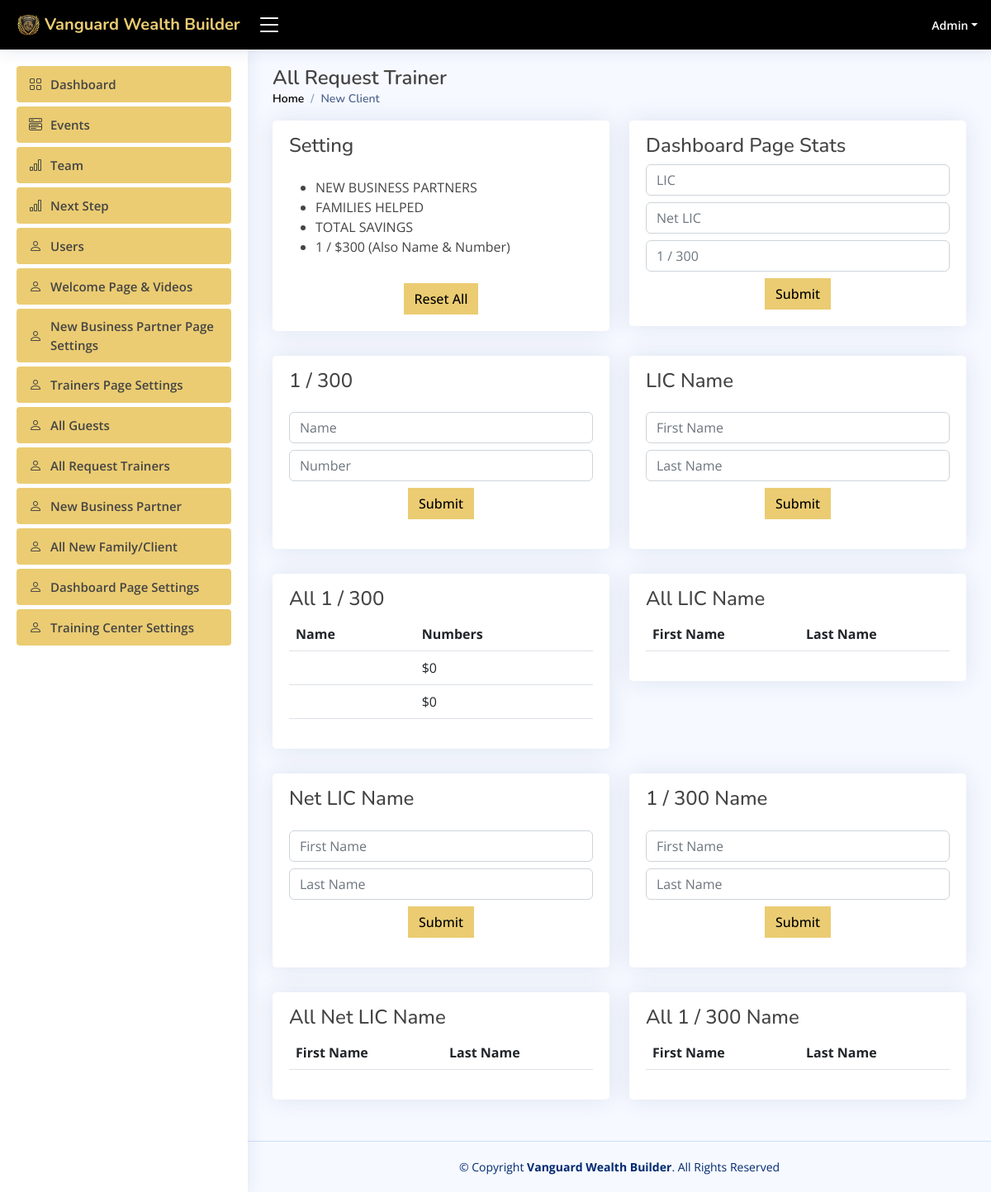
Page /admin/dashboard_page-settings.php (signed in) on the earlier database version.
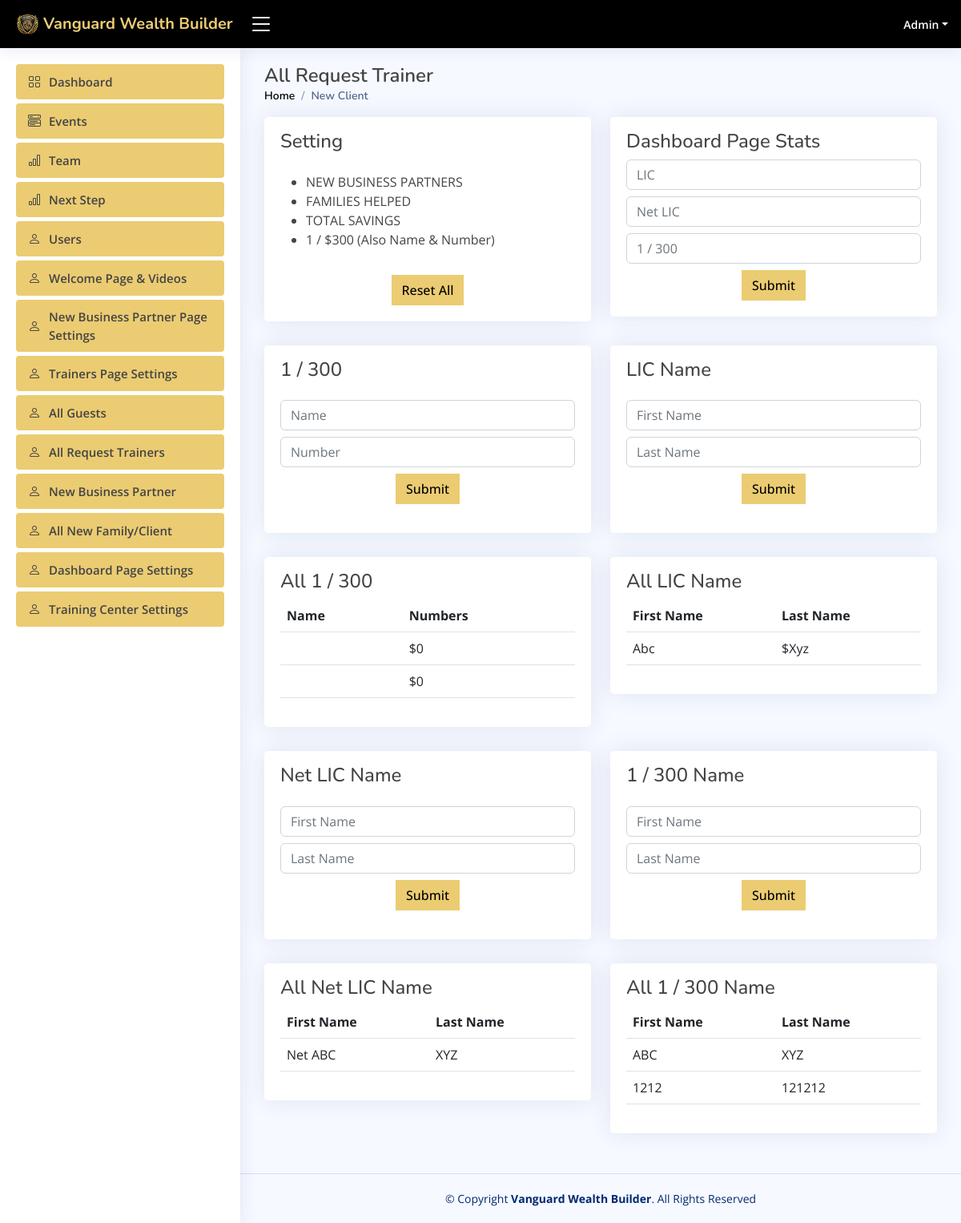
Same page on the later database version.
### tables this page shows
CREATE TABLE `one_three` (
  `id` int(150) NOT NULL,
  `name` varchar(250) DEFAULT NULL,
  `number` int(150) DEFAULT NULL,
  `status` int(11) NOT NULL DEFAULT '0'
);

CREATE TABLE `lic_name` (
  `id` int(150) NOT NULL,
  `f_name` varchar(250) DEFAULT NULL,
  `l_name` varchar(250) DEFAULT NULL
);

CREATE TABLE `net_lic_name` (
  `id` int(150) NOT NULL,
  `f_name` varchar(250) DEFAULT NULL,
  `l_name` varchar(250) DEFAULT NULL
);

CREATE TABLE `one_three_name` (
  `id` int(150) NOT NULL,
  `f_name` varchar(250) DEFAULT NULL,
  `l_name` varchar(250) DEFAULT NULL
);

### serverside/functions.php (called while the page is built, shortened)
<?php
require_once 'crud.php';
class Functions
{
    private $db;
    function __construct()
    {
        $this->db = new Database();
        $this->db->connect();
    }
    function getAllOneThrees()
    {
        $sql = "select * from `one_three`";
        if ($this->db->sql($sql)) {
            return $this->db->getResult();
        }
    }
    function GetALLLicNames()
    {
        $sql = "SELECT * FROM `lic_name`";
        if ($this->db->sql($sql)) {
            return $this->db->getResult();
        }
    }
    function GetALLNetLicNames()
    {
        $sql = "SELECT * FROM `net_lic_name`";
        if ($this->db->sql($sql)) {
            return $this->db->getResult();
        }
    }
    function GetALLOneThreeNames()
    {
        $sql = "SELECT * FROM `one_three_name`";
        if ($this->db->sql($sql)) {
            return $this->db->getResult();
        }
    }
}

### serverside/crud.php (called while the page is built, shortened)
<?php
class Database {
       private $db_host = "localhost";
       private $db_user = "root";
       private $db_pass = "";
       private $db_name = "wanguard";
    private $con = false;
    private $myconn = "";
    private $result = array();
    public function connect() {
        if (!$this->con) {
            $this->myconn = new mysqli($this->db_host, $this->db_user, $this->db_pass, $this->db_name);
            if ($this->myconn->connect_errno > 0) {
                array_push($this->result, $this->myconn->connect_error);
                return false;
            } else {
                $this->con = true;
                return true;
            }
        } else {
            return true;
        }
    }
    public function sql($sql) {
        $this->result = array();
        $query = $this->myconn->query($sql);
        if ($query) {
            $this->numResults = 0;
            if (isset($query->num_rows) && ( $query->num_rows > 0)) {
                $this->numResults = $query->num_rows;
            }
            for ($i = 0; $i < $this->numResults; $i++) {
                $r = $query->fetch_array();
                $key = array_keys($r);
                for ($x = 0; $x < count($key); $x++) {
                    if (!is_int($key[$x])) {
                        if ($query->num_rows >= 1) {
                            $this->result[$i][$key[$x]] = $r[$key[$x]];
                        } else {
                            $this->result = null;
                        }
                    }
                }
            }
            return true;
        } else {
            array_push($this->result, $this->myconn->error);
            return false;
        }
    }
    public function getResult() {
        $val = $this->result;
        $this->result = array();
        return $val;
    }
}

### admin/dashboard_page-settings.php (the view, shortened to what the changed rows need)
<?php
include_once "includes/dashboard-header.php";
$func = new Functions();
$one_threes=$func->getAllOneThrees();
$Get_ALL_Lic_Names = $func->GetALLLicNames();
$Get_ALL_Net_Lic_Names = $func->GetALLNetLicNames();
$Get_ALL_one_three_Names = $func->GetALLOneThreeNames();
?>
    <main id="main" class="main">
        <div class="pagetitle">
            <h1>All Request Trainer</h1>
        </div>
        <section class="section">
            <div class="row">
                <div class="col-lg-6">
                    <div class="card">
                        <div class="card-body">
                            <table class="table">
                                <thead>
                                <tr>
                                    <th scope="col">Name</th>
                                    <th scope="col">Numbers</th>
                                </tr>
                                </thead>
                                <tbody>
                                <?php
                                foreach ($one_threes as $one_three){
                                    ?>
                                    <tr>
                                        <td><?= $one_three['name'] ?></td>
                                        <td>$<?= $one_three['number'] ?></td>
                                    </tr>
                                    <?php
                                }
                                ?>
                                </tbody>
                            </table>
                        </div>
                    </div>
                </div>
                <div class="col-lg-6">
                    <div class="card">
                        <div class="card-body">
                            <table class="table">
                                <thead>
                                <tr>
                                    <th scope="col">First Name</th>
                                    <th scope="col">Last Name</th>
                                </tr>
                                </thead>
                                <tbody>
                                <?php
                                foreach ($Get_ALL_Lic_Names as $Get_ALL_Lic_Name){
                                    ?>
                                    <tr>
                                        <td><?= $Get_ALL_Lic_Name['f_name'] ?></td>
                                        <td>$<?= $Get_ALL_Lic_Name['l_name'] ?></td>
                                    </tr>
                                    <?php
                                }
                                ?>
                                </tbody>
                            </table>
                        </div>
                    </div>
                </div>
            </div>
        </section>
        <section class="section">
            <div class="row">
                <div class="col-lg-6">
                    <div class="card">
                        <div class="card-body">
                            <table class="table">
                                <thead>
                                <tr>
                                    <th scope="col">First Name</th>
                                    <th scope="col">Last Name</th>
                                </tr>
                                </thead>
                                <tbody>
                                <?php
                                foreach ($Get_ALL_Net_Lic_Names as $Get_ALL_Net_Lic_Name){
                                    ?>
                                    <tr>
                                        <td><?= $Get_ALL_Net_Lic_Name['f_name'] ?></td>
                                        <td><?= $Get_ALL_Net_Lic_Name['l_name'] ?></td>
                                    </tr>
                                    <?php
                                }
                                ?>
                                </tbody>
                            </table>
                        </div>
                    </div>
                </div>
                <div class="col-lg-6">
                    <div class="card">
                        <div class="card-body">
                            <table class="table">
                                <thead>
                                <tr>
                                    <th scope="col">First Name</th>
                                    <th scope="col">Last Name</th>
                                </tr>
                                </thead>
                                <tbody>
                                <?php
                                foreach ($Get_ALL_one_three_Names as $Get_ALL_one_three_Name){
                                    ?>
                                    <tr>
                                        <td><?= $Get_ALL_one_three_Name['f_name'] ?></td>
                                        <td><?= $Get_ALL_one_three_Name['l_name'] ?></td>
                                    </tr>
                                    <?php
                                }
                                ?>
                                </tbody>
                            </table>
                        </div>
                    </div>
                </div>
            </div>
        </section>
    </main>
<?php include_once "includes/dashboard-footer.php" ?>

Differences in the rows shown:
added lic_name: f_name "Abc", l_name "Xyz"
added net_lic_name: f_name "Net ABC", l_name "XYZ"
added one_three_name: f_name "ABC", l_name "XYZ"
added one_three_name: f_name "1212", l_name "121212"
